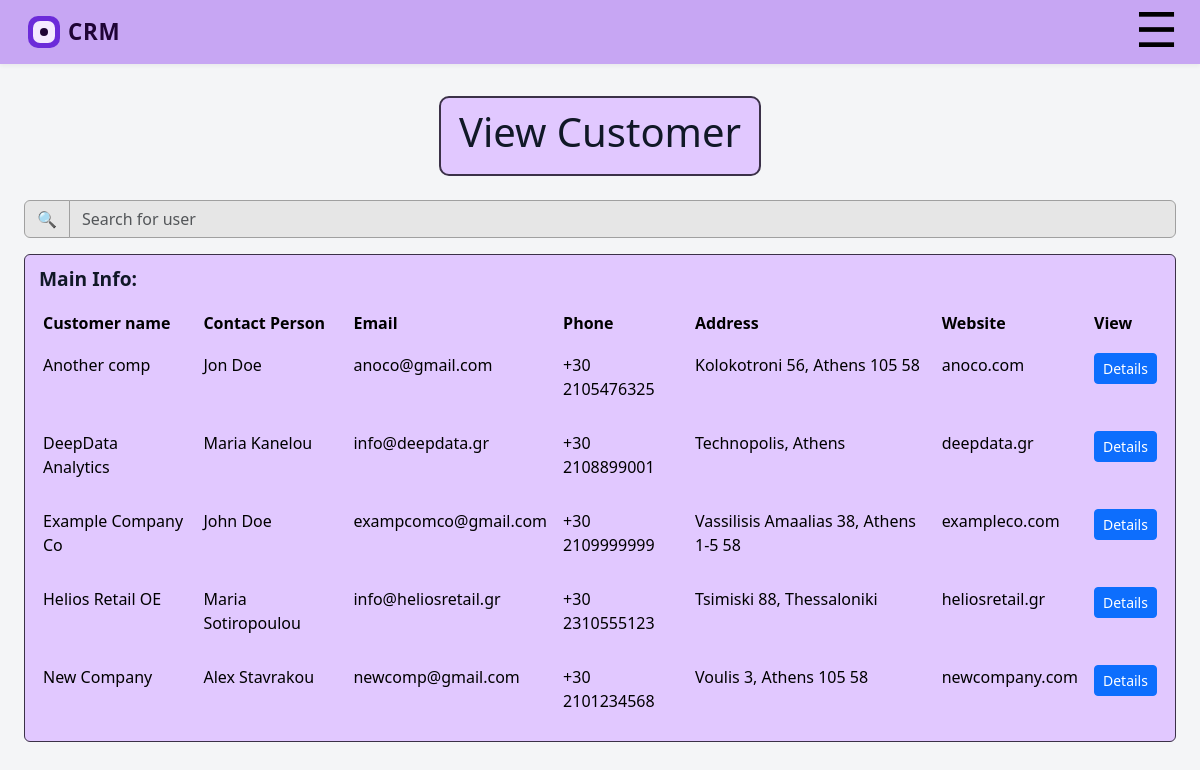
/employee/viewcustomer (signed in), run on an earlier commit of the app's database.
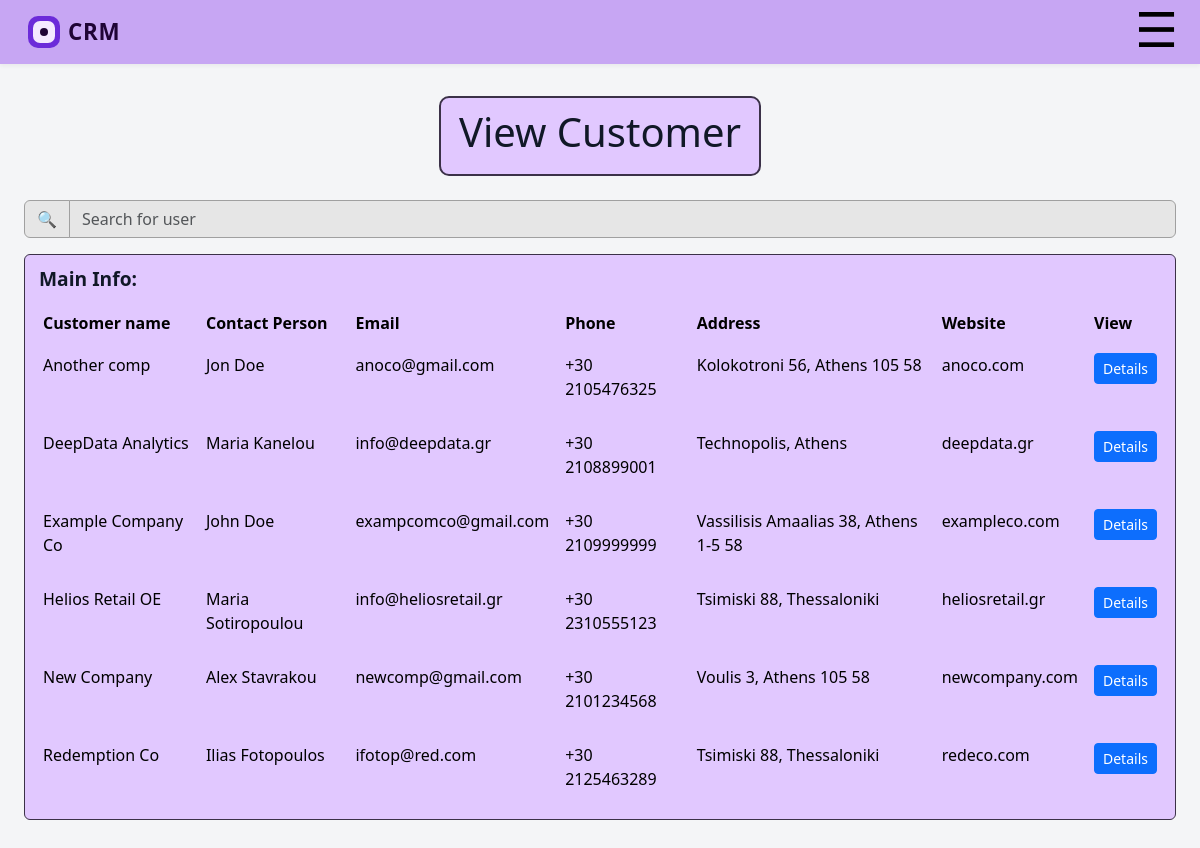
And on a later commit of the database.
### tables this page shows
CREATE TABLE "customers" (
    id INTEGER PRIMARY KEY AUTOINCREMENT,
    customer_name TEXT NOT NULL,
    contact_person TEXT,
    email TEXT,
    phone TEXT,
    address TEXT,
    website TEXT,
    type TEXT,
    industry TEXT,
    rev_value_euro FLOAT,
    date_added DATE,
    created_by_user_id INTEGER NOT NULL,
        FOREIGN KEY (created_by_user_id)
        REFERENCES users(id)
);

### app.py (the view, shortened to what this page needs)
@app.route("/employee/viewcustomer", methods=["GET"])
@roles_permitted(['employee'])
def employee_view_cus():
    uid = session.get("uid")
    if uid is None:
        abort(401)
    q = (request.args.get("q") or "").strip()
    conn = get_db_connection()
    cur = conn.cursor()
    sql = """
        SELECT id, customer_name, contact_person, email, phone, address, website
        FROM customers
        WHERE created_by_user_id = ?
    """
    params = [uid]
    sql += " ORDER BY customer_name ASC"
    cur.execute(sql, params)
    customers = cur.fetchall()
    conn.close()
    return render_template("employee_view_cus.html", customers=customers, q=q)

### app.py (called while the page is built)
def get_db_connection():
    conn = sqlite3.connect("task_manager.db")
    conn.row_factory = sqlite3.Row
    conn.execute("PRAGMA foreign_keys = ON;")
    return conn

def roles_permitted(roles):
    def decorator(f):
        @wraps(f)
        def wrapper(*args, **kwargs):
            if 'uid' in session and session['role'] in roles:
                return f(*args, **kwargs)
            else:
                flash(f'Login again')
                return redirect('/login')
        return wrapper
    return decorator

### templates/employee_view_cus.html (shortened to what this page needs)
{% extends 'base_employee.html' %}
{% block content %}
<div class="d-flex justify-content-center mb-4">
    <div class="activity-header-box">
        <h1 class="admin-dashboard-title">View Customer</h1>
    </div>
</div>
<div class="row g-4">
    <div class="col-12">
        <form method="get" class="admin-search mb-3">
            <div class="input-group">
                <span class="input-group-text admin-search-icon">🔍</span>
                <input
                    type="text"
                    class="form-control admin-search-input"
                    name="q"
                    placeholder="Search for user"
                    value="{{ q or '' }}">
            </div>
        </form>
        <div class="admin-list-card">
            <div class="admin-list-card-header">
                Main Info:
            </div>
            <div class="admin-list-table-wrap">
                <table class="table admin-list-table mb-0">
                    <thead>
                        <tr>
                            <th>Customer name</th>
                            <th>Contact Person</th>
                            <th>Email</th>
                            <th>Phone</th>
                            <th>Address</th>
                            <th>Website</th>
                            <th>View</th>
                        </tr>
                    </thead>
                    <tbody>
                    {% for c in customers %}
                        <tr>
                            <td>{{ c.customer_name }}</td>
                            <td>{{ c.contact_person }}</td>
                            <td>{{ c.email }}</td>
                            <td>{{ c.phone }}</td>
                            <td>{{ c.address }}</td>
                            <td>{{ c.website }}</td>
                            <td>
                                <a class="btn btn-sm btn-primary"href="{{ url_for('employee_customer_detail', customer_id=c.id) }}">Details</a>
                            </td>
                        </tr>
                    {% endfor %}
                    </tbody>
                </table>
            </div>
        </div>
    </div>
</div>
{% endblock %}

### templates/base_employee.html (shortened to what this page needs)
<!doctype html>
<html lang="en">
<head>
    <link
      href="https://cdn.jsdelivr.net/npm/bootstrap@5.3.3/dist/css/bootstrap.min.css"
      rel="stylesheet"
    >
    <link rel="stylesheet" href="{{ url_for('static', filename='css/app.css') }}">
</head>
<body class="bg-app">
<header class="crm-topbar">
  <div class="container-fluid d-flex align-items-center justify-content-between">
    <div class="d-flex align-items-center">
      <div class="crm-logo-icon">
        <div class="crm-logo-inner">
          <div class="crm-logo-dot"></div>
        </div>
      </div>
      <span class="crm-logo-text ms-2">CRM</span>
    </div>
    <button
      id="hamburgerBtn"
      class="hamburger-btn"
      aria-label="Open menu"
      type="button"
    >
    </button>
  </div>
</header>
<main class="crm-page">
  <div class="crm-content">
    {% block content %}{% endblock %}
  </div>
</main>
</body>
</html>

### static/css/app.css (style rules this page uses)
:root { --app-bg: #f4f5f7; --app-primary: #6c2bd9; --app-primary-dark: #4c1ca3; --app-button-bg: #7a869a; --app-text-main: #111827; }
body.bg-app { background-color: var(--app-bg); font-family: system-ui, -apple-system, BlinkMacSystemFont, "Segoe UI", sans-serif; color: var(--app-text-main); }
.crm-topbar { background: #c7a6f3; padding: 15px 16px; box-shadow: 0 2px 4px rgba(0, 0, 0, 0.05); }
.crm-logo-icon { width: 32px; height: 32px; border-radius: 10px; background: var(--app-primary, #6c2bd9); display: flex; align-items: center; justify-content: center; }
.crm-logo-inner { width: 22px; height: 22px; border-radius: 7px; background: #f4e9ff; display: flex; align-items: center; justify-content: center; }
.crm-logo-dot { width: 8px; height: 8px; border-radius: 999px; background: #1f0435; }
.crm-logo-text { font-size: 1.4rem; font-weight: 700; letter-spacing: 0.03em; color: #1f0435; }
.activity-header-box { display: inline-block; padding: 10px 18px; background: #e1c8ff; border: 2px solid #3b3148; border-radius: 10px; }
.crm-page { padding: 32px 24px; }
.crm-content { max-width: 1200px; margin: 0 auto; }
.admin-search .input-group-text.admin-search-icon { background: #e6e6e6; border: 1px solid #a0a0a0; }
.admin-search-input { background: #e6e6e6; border: 1px solid #a0a0a0; }
.admin-list-card { background: #e1c8ff; border: 1.5px solid #3b3148; border-radius: 6px; overflow: hidden; }
.admin-list-card-header { font-weight: 700; font-size: 1.2rem; padding: 10px 14px; }
.admin-list-table-wrap { padding: 0 10px 10px; }
.admin-list-table th, .admin-list-table td { background: transparent; border: none; vertical-align: top; }
.admin-list-table thead th { font-weight: 600; padding-bottom: 6px; }
.admin-list-table tbody td { padding-top: 12px; padding-bottom: 18px; }
.hamburger-btn { font-size: 1.8rem; background: none; border: none; cursor: pointer; }
.crm-topbar { position: relative; padding-right: 60px; }
.hamburger-btn { position: absolute; top: -8px; right: 16px; font-size: 3rem; background: none; border: none; cursor: pointer; z-index: 2; }

What changed in the data, as far as the page shows it:
added customers: customer_name "Redemption Co", contact_person "Ilias Fotopoulos", email "ifotop@red.com", phone "+30 2125463289", address "Tsimiski 88, Thessaloniki", website "redeco.com"
